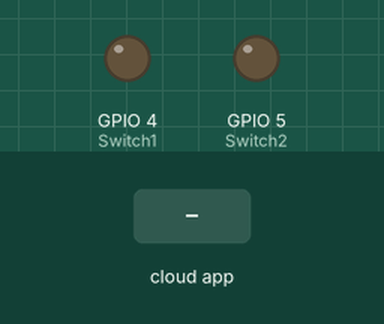
This sketch was run on a simulated ESP32. Shown: output pins drawn as LEDs (lit = HIGH). Inputs (shaded band) come from the test bench. WiFi joins after 1.5 s; servers stay silent unless stated; no MQTT or app messages arrive unless stated; what the sketch prints to the serial monitor is not drawn.

Above: at 2.7 s.
2.8 s: the phone or cloud app sets device-1 to 1
At 3.3 s:
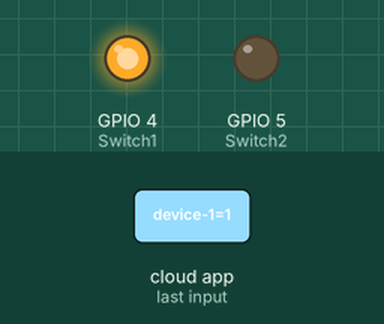
4.3 s: the phone or cloud app sets device-2 to 1
At 5.4 s:
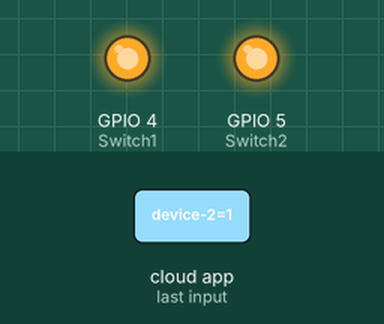
5.8 s: the phone or cloud app sets device-1 to 0
At 7.0 s:
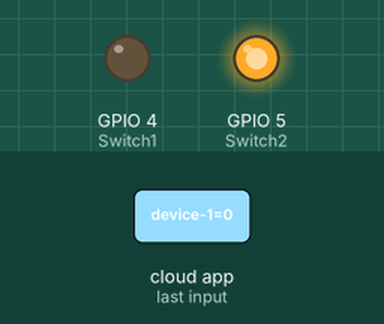
7.3 s: the phone or cloud app sets device-2 to 0
At 8.1 s:
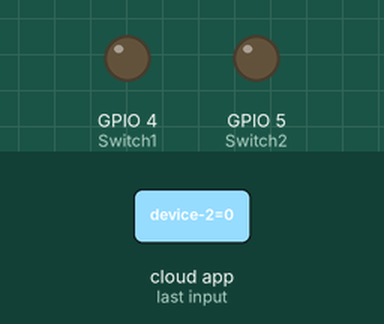
Timing chart, 0 to 9.8 s (numbered marks = the images above; inputs shaded):
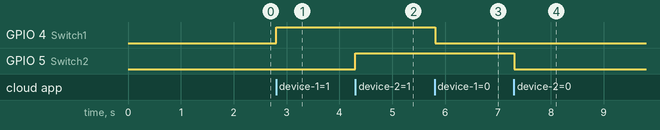

The sketch:

Adafruit_part.ino
```cpp
#include <WiFi.h>
#include <Adafruit_MQTT.h>
#include <Adafruit_MQTT_Client.h>

#define Switch1 4
#define Switch2 5

#define WLAN_SSID  "Internet"
#define WLAN_PASS  "internet"

// defining neccessary information to connect to adafruit.com

#define Server       "io.adafruit.com"                          // website url
#define SeverPort    1883
#define UserName    "Nirbhaysora"                              // username to connect to my own dashboard
#define KEY         "aio_xuGB869hIjkp4IYFx5pqVbwRpAdw"         // unique key to connect to a perticular dashboard

/************ Global State (you don't need to change this!) ******************/

// Create an ESP32 WiFiClient class to connect to the MQTT server.
WiFiClient client;
// or... use WiFiFlientSecure for SSL
//WiFiClientSecure client;

// Setup the MQTT client class by passing in the WiFi client and MQTT server and login details.
Adafruit_MQTT_Client mqtt(&client, Server, SeverPort, UserName, KEY) ;

/****************************** Feeds ***************************************/

Adafruit_MQTT_Subscribe device1 = Adafruit_MQTT_Subscribe(&mqtt, UserName"/feeds/device-1") ;
Adafruit_MQTT_Subscribe device2 = Adafruit_MQTT_Subscribe(&mqtt, UserName "/feeds/device-2") ;

void MQTT_connect();

void setup() {
  Serial.begin(115200);

  pinMode(Switch1, OUTPUT);
  pinMode(Switch2, OUTPUT);

  // Connect to WiFi access point.
  Serial.println(); Serial.println();
  Serial.print("Connecting to ");
  Serial.println(WLAN_SSID);

  WiFi.begin(WLAN_SSID, WLAN_PASS);
  while (WiFi.status() != WL_CONNECTED)
  {
    delay(500);
    Serial.print(".");
  }
  Serial.println();

  Serial.println("WiFi connected");
  Serial.println("IP address: ");
  Serial.println(WiFi.localIP());


  // Setup MQTT subscription for onoff feed.
  mqtt.subscribe(&device1);
  mqtt.subscribe(&device2);
}

void loop() {

  MQTT_connect();


  Adafruit_MQTT_Subscribe *subscription;
  while ((subscription = mqtt.readSubscription(20000)))
  {
    if (subscription == &device1)
    {
      Serial.print(F("Got: "));
      Serial.println((char *)device1.lastread);

      int device1_State = atoi((char *)device1.lastread);
      digitalWrite(Switch1, device1_State);

    }

    if (subscription == &device2)
    {
      Serial.print(F("Got: "));
      Serial.println((char *)device2.lastread);

      int device2_State = atoi((char *)device2.lastread);
      digitalWrite(Switch2, device2_State);
    }
  }
}
void MQTT_connect() {
  int8_t ret;

  // Stop if already connected.
  if (mqtt.connected()) {
    return;
  }

  Serial.print("Connecting to MQTT... ");

  uint8_t retries = 3;

  while ((ret = mqtt.connect()) != 0) { // connect will return 0 for connected
    Serial.println(mqtt.connectErrorString(ret));
    Serial.println("Retrying MQTT connection in 5 seconds...");
    mqtt.disconnect();
    delay(5000);  // wait 5 seconds
    retries--;
    if (retries == 0) {
      // basically die and wait for WDT to reset me
      while (1);
    }
  }
  Serial.println("MQTT Connected!");
}
```

Measured:
- after the input at 2.8 s, GPIO 4 (Switch1): LOW → HIGH at once
- after the input at 4.3 s, GPIO 5 (Switch2): LOW → HIGH at once
- after the input at 5.8 s, GPIO 4 (Switch1): HIGH → LOW at once
- after the input at 7.3 s, GPIO 5 (Switch2): HIGH → LOW at once
